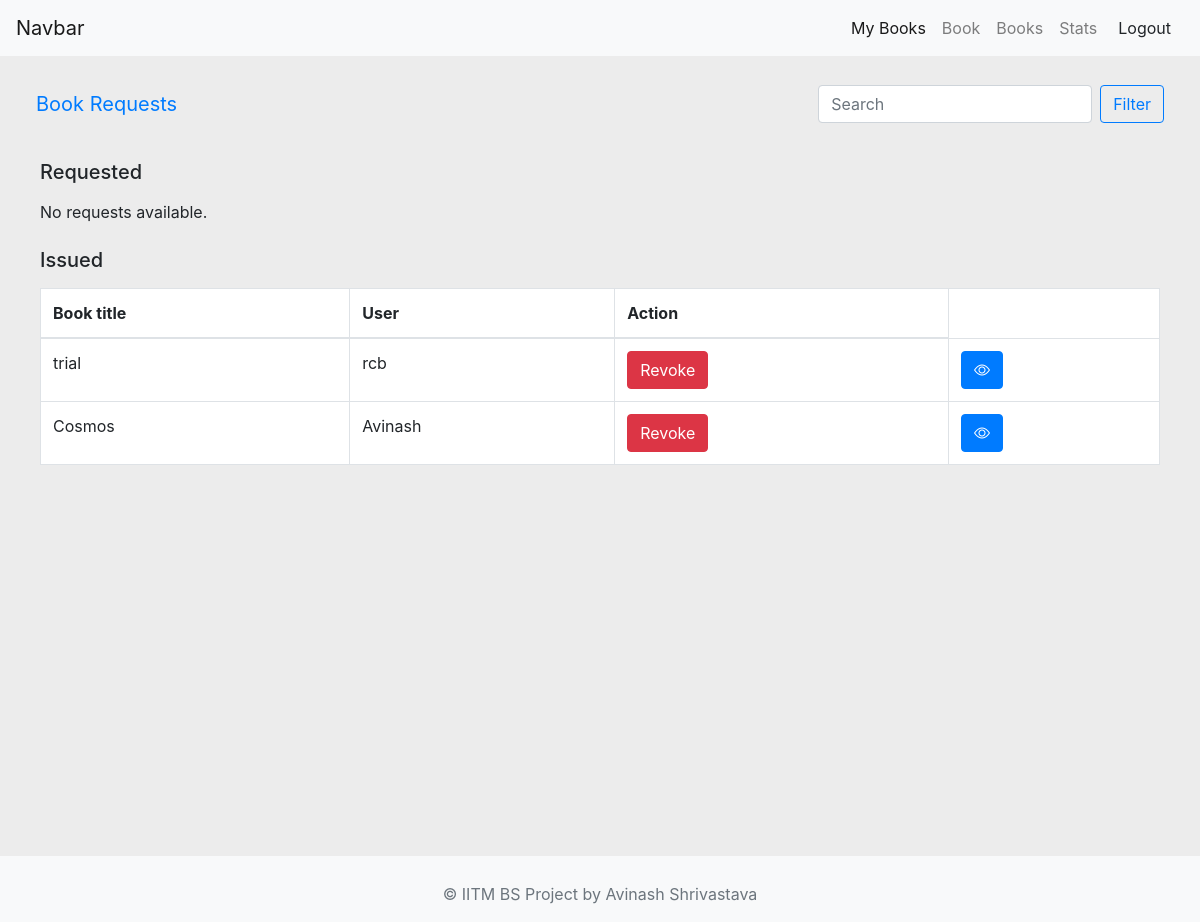
Page /admin_req/2 on the committed database.
### application/models.py (models this page shows)
class BookIssue(db.Model):
    request_id = db.Column(db.Integer, primary_key=True)
    book_id = db.Column(db.Integer, db.ForeignKey('book.id'), nullable=False)
    user_id = db.Column(db.Integer, db.ForeignKey('user.id'), nullable=False)
    issue_date = db.Column(db.DateTime, nullable=True)
    return_date = db.Column(db.DateTime, nullable=True)
    status = db.Column(db.String(20), default='available')  # available, issued, or hold, or returned
    feedback = db.Column(db.Text, nullable=True)
    book = db.relationship('Book', backref='issues', lazy=True)
    user = db.relationship('User', backref='book_issues', lazy=True)

class Book(db.Model):
    id = db.Column(db.Integer, primary_key=True)
    name = db.Column(db.String(100), nullable=False)
    content = db.Column(db.LargeBinary, nullable=False)
    authors = db.relationship('Author', secondary='book_author', backref='books', lazy=True) # relationship with Author
    section_id = db.Column(db.Integer, db.ForeignKey('section.id'), nullable=True) # foreign key to Section
    section = db.relationship('Section', backref='books', lazy=True)

class User(db.Model):
    id = db.Column(db.Integer, primary_key=True)
    name = db.Column(db.String(100), nullable=False)
    role = db.Column(db.String(20), default = 'user') # librarian or student
    password = db.Column(db.String(100), nullable=False)
    books = db.relationship('Book', backref='users', lazy=True, secondary = 'book_issue') # relationship with Book

### application/controllers.py (the view)
@app.route('/admin_req/<int:user_id>', methods=['GET', 'POST'])
def admin_req(user_id):
    user = User.query.get(user_id)
    books_on_hold = BookIssue.query.filter_by(status='hold').all()
    books_issued = BookIssue.query.filter_by(status='issued').all()
    return render_template('request_admin.html', requests=books_on_hold, issued=books_issued, user = user)

### templates/request_admin.html (shortened to what this page needs)
<!DOCTYPE html>
<html lang="en">
<head>
    <link rel="stylesheet" href="../static/css/dashboard.css">
    <link rel="stylesheet" href="https://cdn.jsdelivr.net/npm/bootstrap@4.6.2/dist/css/bootstrap.min.css"
>
    <link href="https://cdnjs.cloudflare.com/ajax/libs/bootstrap-icons/1.8.1/font/bootstrap-icons.min.css"
        rel="stylesheet">
</head>
<body>
    <nav class="navbar navbar-expand-md navbar-light bg-light">
        <a class="navbar-brand" href="#">Navbar</a>
        <div class="collapse navbar-collapse justify-content-end" id="navbarNavAltMarkup">
            <div class="navbar-nav">
                <a class="nav-link active" href="templates\user_mybooks.html">My Books</a>
                <a class="nav-link" href="/admin_req">Book <span class="sr-only">(current)</span></a>
                <a class="nav-link" href="templates\user_books.html">Books</a>
                <a class="nav-link" href="#">Stats</a>
            </div>
            <div class="d-flex align-items-center">
                <button type="button" class="btn btn-light">Logout</button>
            </div>
        </div>
    </nav>
    <div class="main">
        <div class="navbar">
            <a class="navbar-brand">Book Requests</a>
            <form class="form-inline">
                <input class="form-control mr-sm-2" type="search" placeholder="Search" aria-label="Search">
                <button class="btn btn-outline-primary my-2 my-sm-0" type="submit">Filter</button>
            </form>
        </div>
        <div class="book-listing">
            <h2 class="navbar-brand">Requested</h2>
            {% if requests %}
            <table class="table table-hover table-bordered">
                <thead class="bill-header cs">
                    <tr>
                        <th>Book title</th>
                        <th>User</th>
                        <th>Action</th>
                    </tr>
                </thead>
                <tbody>
                    {% for request in requests %}
                    <div>
                        <tr>
                            <td>{{ request.book.name }}</td>
                            <td>{{ request.user.name }}</td>
                            <td>
                                <a href="/reject/{{ request.request_id }}" class="btn btn-danger"
                                    type="button">Reject</a>
                                <a href="/grant/{{ request.request_id }}" class="btn btn-success"
                                    type="button">Grant</a>
                            </td>
                            <td>
                                <button type="button" class="btn btn-primary" data-toggle="modal"
                                    data-target="#modal-{{ request.request_id }}">
                                    <i class="bi bi-eye"></i>
                                </button>
                            </td>
                        </tr>
                        <div class="modal fade" id="modal-{{ request.request_id }}" tabindex="-1" role="dialog"
                            aria-labelledby="modalLabel-{{ request.request_id }}" aria-hidden="true">
                            <div class="modal-dialog" role="document">
                                <div class="modal-content">
                                    <div class="modal-header">
                                        <h5 class="modal-title" id="modalLabel-{{ request.request_id }}">Request Details
                                        </h5>
                                        <button type="button" class="close" data-dismiss="modal" aria-label="Close">
                                            <span aria-hidden="true">&times;</span>
                                        </button>
                                    </div>
                                    <div class="modal-body">
                                        <p><strong>Book Name:</strong> {{ request.book.name }}</p>
                                        <p><strong>Book Author(s):</strong>
                                            {% if request.book.authors|length == 1 %}
                                            {{ request.book.authors[0].name }}
                                            {% else %}
                                            {% for author in request.book.authors %}
                                            {{ author.name }}
                                            {% if not loop.last %},
                                            {% endif %}
                                            {% endfor %}
                                            {%endif %}
                                        <p><strong>User Name:</strong> {{ request.user.name }}</p>
                                        <p><strong>Days Requested:</strong> {{ (request.return_date -
                                            request.issue_date).days }}</p>
                                        <p><strong>Book Section:</strong> {{ request.book.section.name }}</p>
                                    </div>
                                    <div class="modal-footer">
                                        <a href="/reject/{{ request.request_id }}" class="btn btn-danger"
                                            type="button">Reject</a>
                                        <a href="/grant/{{ request.request_id }}" class="btn btn-success"
                                            type="button">Grant</a>
                                        <a href="/view/{{ request.book_id }}" class="btn btn-primary">View Book</a>
                                    </div>
                                </div>
                            </div>
                        </div>
                        {% endfor %}
                </tbody>
            </table>
            {% else %}
            <p>No requests available.</p>
            {% endif %}
            <h2 class="navbar-brand">Issued</h2>
            {% if issued %}
            <table class="table table-hover table-bordered">
                <thead class="bill-header cs">
                    <tr>
                        <th>Book title</th>
                        <th>User</th>
                        <th>Action</th>
                    </tr>
                </thead>
                <tbody>
                    {% for issue in issued%}
                    <tr>
                        <td>{{issue.book.name}}</td>
                        <td>{{issue.user.name}}</td>
                        <td>
                            <a href="/revoke/{{issue.request_id}}" class="btn btn-danger" type="button">Revoke</a>
                        </td>
                        <td>
                            <button type="button" class="btn btn-primary" data-toggle="modal"
                                data-target="#modal-{{ issue.request_id }}">
                                <i class="bi bi-eye"></i>
                            </button>
                        </td>
                    </tr>
                    {% endfor %}
                </tbody>
            </table>
            {% else %}
            <p>No issued books to display.</p>
            {% endif %}
        </div>
    </div>
  <footer class="footer mt-auto py-3 bg-light">
    <div class="container text-center">
      <span class="text-muted">&copy; IITM BS Project by Avinash Shrivastava</span>
    </div>
  </footer>
</body>
</html>

### static/css/dashboard.css (style rules this page uses)
.main { min-height: 100vh; background: #ececec; padding:20px; }
.book-listing { margin: 20px; }
table { background-color: #fff; }
.container { display: flex; align-items: center; justify-content: center }
input { height: 45px; background: transparent; border: none; border-bottom: 1px solid rgba(0,0,0,0.2); outline: none; color: #40414a; padding: 10px; }
.container { margin-top: 10px; }

### rows in the picture
BookIssue: book.name "trial", user.name "rcb"
BookIssue: book.name "Cosmos", user.name "Avinash"
